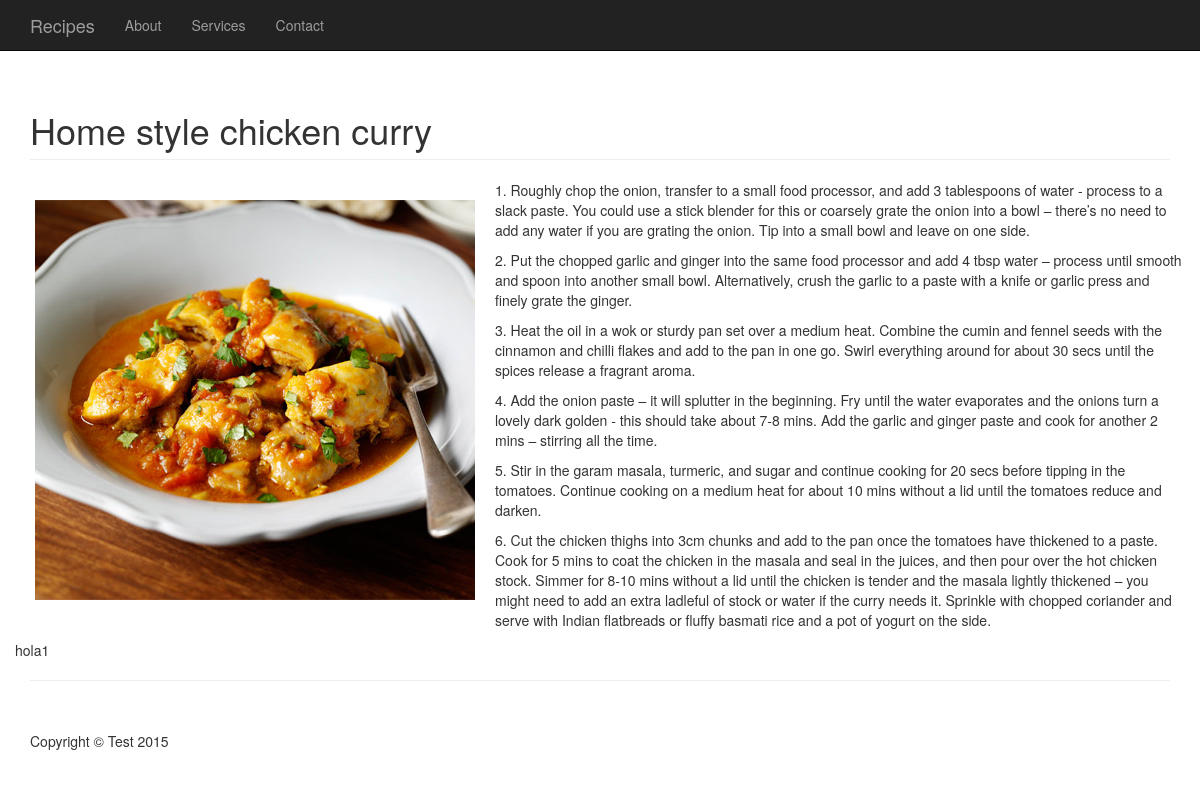
The page /1 on the database its author committed.
### recipes/models.py (models this page shows, shortened)
class Recipe(models.Model):
    title = models.CharField(max_length=100)
    text = models.TextField()
    image = models.ImageField(upload_to='images')
    votes_up = models.IntegerField()
    votes_down = models.IntegerField()

### recipes/views.py (the view)
# urls.py: url(r'^(?P<recipe_id>\d+)$', views.view_recipe, name='view_recipe')
def view_recipe(request, recipe_id):
    recipe = get_object_or_404(Recipe, id=recipe_id)
    return render_to_response('view_recipe.html', {
        'recipe': recipe,
    })

### recipes/templates/view_recipe.html (shortened to what this page needs)
{% extends 'base.html' %}
{% block content %}
            <div class="col-lg-12">
                <h1 class="page-header">{{ recipe.title }}</h1>
            </div>
		<img style="float:left;margin:20px" class="img-responsive" src="{{ recipe.image.url }}" alt="">
{{ recipe.text|linebreaks }}hola{{recipe.id}}
{% endblock %}

### recipes/static/css/thumbnail-gallery.css (style rules this page uses)
body { padding-top: 70px; }

### rows shown on the page
Recipe: title "Home style chicken curry", image (picture), text "1. Roughly chop the onion, transfer to a small food processor, and add 3 tablespoons of water - process to a slack paste. You could use a stick blender for this or coarsely grate the onion into a bowl – there’s no need to add any water if you are grating the onion. Tip into a small bowl and leave on one side. 2. Put the chopped garlic and ginger into the same food processor and add 4 tbsp water – process until smooth and spoon into another small bowl. Alternatively, crush the garlic to a paste with a knife or garlic press and finely grate the ginger. 3. Heat the oil in a wok or sturdy pan set over a medium heat. Combine the cumin and fennel seeds with the cinnamon and chilli flakes and add…", id "1"
